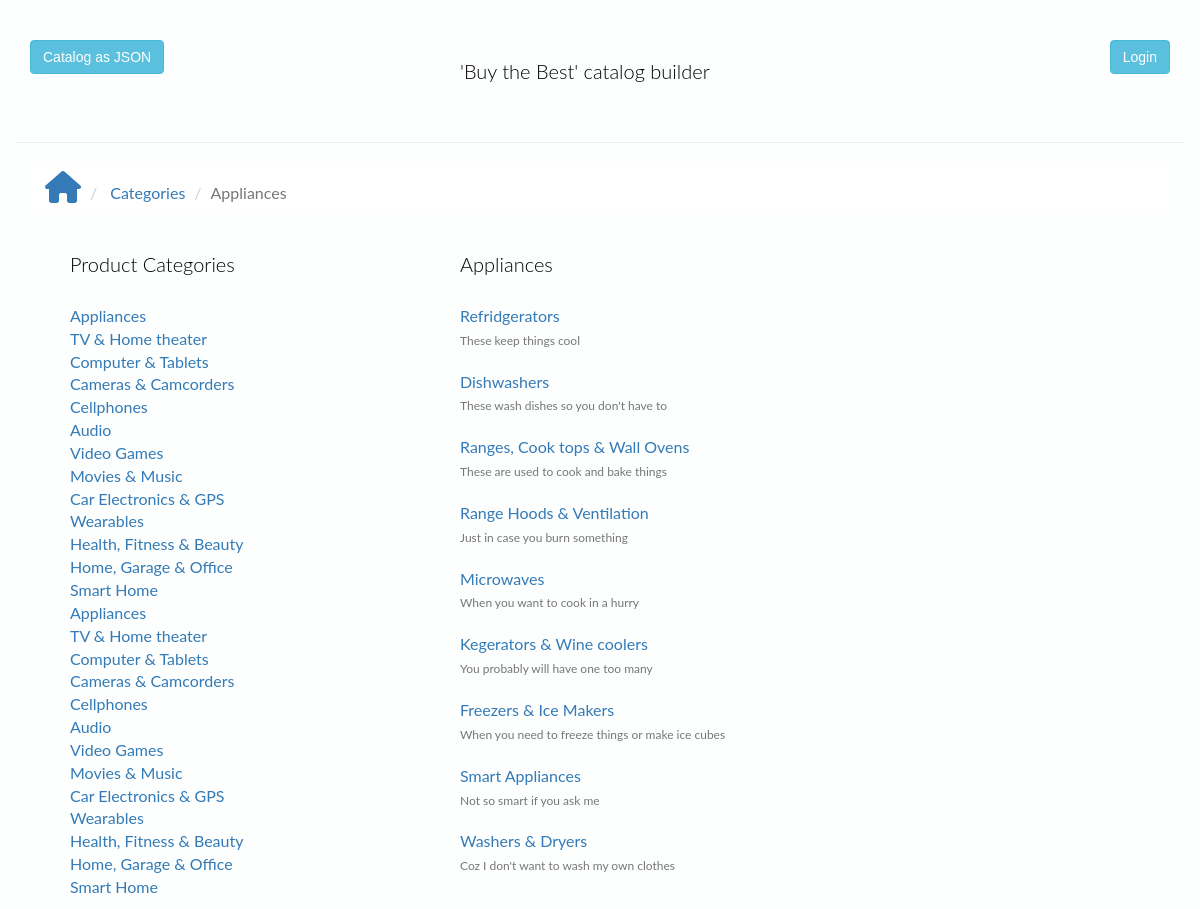
The page /category/1/ on the database as committed earlier.
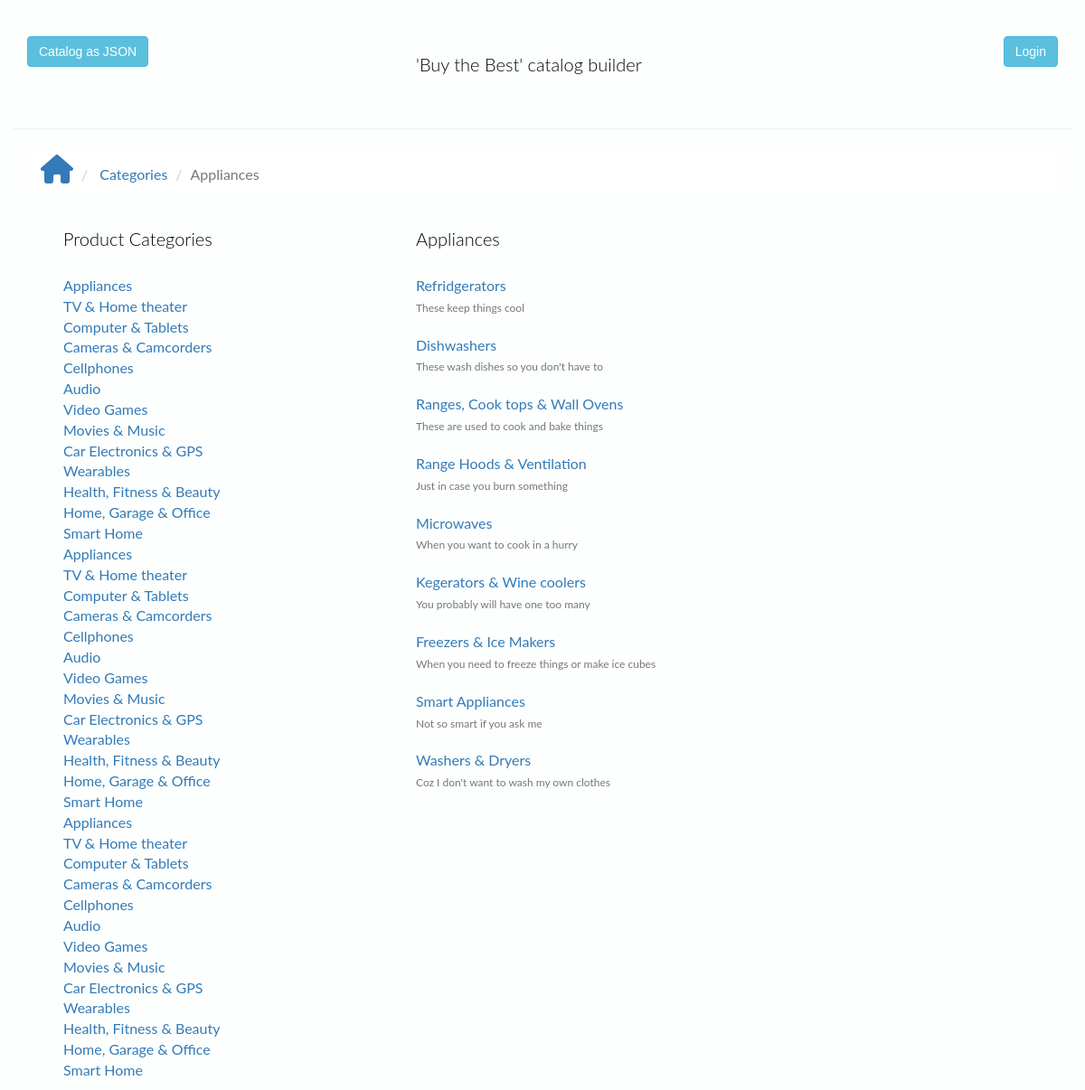
The same page on the database as committed later.
### database_create.py (models this page shows, shortened)
class Category(Base):
    __tablename__ = 'category'
    id = Column(Integer, primary_key=True)
    name = Column(String(80), nullable=False)

class Product(Base):
    __tablename__ = 'product'
    id = Column(Integer, primary_key=True)
    name = Column(String(250), nullable=False)
    description = Column(String(500))
    image = Column(String(250))
    created_at = Column(TIMESTAMP, nullable=False)
    updated_at = Column(TIMESTAMP)
    category_id = Column(Integer, ForeignKey('category.id'),
                         nullable=False)
    category = relationship(Category)
    user_id = Column(Integer, ForeignKey('user.id'), nullable=False)
    user = relationship(User)

### application.py (the view)
@app.route('/category/<int:category_id>/')
def showCategory(category_id):
    category = session.query(Category).filter_by(id=category_id).one()
    categories = session.query(Category).order_by(asc(Category.id))
    products = session.query(Product).filter_by(category_id=category.id)
    return render_template(
        'categories.html', category=category, products=products,
        categories=categories)

### templates/categories.html (shortened to what this page needs)
{% extends "base.html" %}
{% block content %}
<ol class="breadcrumb">
   <li> <a href="/"><i class="fa fa-home fa-2x"></i></a> </li>
   <li> <a href="/category">Categories</a> </li>
   <li class="active">{{ category.name }} </li>
</ol>
<div class="row">
   <div class="menu">
      <div class ="col-md-4 col-sm-4 col-xs-4 text-left">
         <h3>Product Categories</h3>
         <ul>
            {% for category in categories %}
            <li class="list"> <a href="{{ url_for('showCategory', category_id=category.id) }}">{{ category.name }}</a></li>
            {% endfor %}
         </ul>
      </div>
      <div class="col-md-8 col-sm-6 col-xs-6 text-left">
         <h3 class="text-left">{{ category.name }}</h3>
         <ul>
            {% for p in products %}
            <li class="list"> <a href="{{ url_for('showProduct', category_id=p.category.id, product_id=p.id) }}">{{ p.name }} </a><span class="category text-muted subtitle"><br>{{ p.description}}
               <br>
            </li>
            <br>
            {% endfor %}
         </ul>
      </div>
   </div>
</div>
{% endblock%}

### templates/base.html (shortened to what this page needs)
<!DOCTYPE html>
<html lang="en">
   <head>
      <link rel="stylesheet" href="//netdna.bootstrapcdn.com/bootstrap/3.1.1/css/bootstrap.min.css">
      <link rel="stylesheet" href="https://cdnjs.cloudflare.com/ajax/libs/normalize/6.0.0/normalize.css">
      <link rel=stylesheet type=text/css href="{{ url_for('static', filename='styles.css') }}">
   </head>
   <body>
      <div class="container">
         <div class="row page-header">
            <div class="col-md-4 col-sm-4 col-xs-4 text-left">
               <div class="jsonendpoint">
                  <a href="{{url_for('outputFullCatalogAsJson')}}"><button class="btn btn-info">Catalog as JSON</button></a>
               </div>
            </div>
            <div class="col-md-4 col-sm-4 col-xs-4 text-left">
               <h1>'Buy the Best' catalog builder</h1>
            </div>
            <div class="col-md-4 col-sm-4 col-xs-4 text-right">
               <div class="button-styles">
                  {%if 'username' not in session %}
                  <a href="{{url_for('showLogin')}}"><button class="btn btn-info">Login</button></a>
                  {% else %}
                  <a href="{{url_for('gdisconnect')}}"><button class="btn btn-primary">Logout</button></i></a>
                  {% endif %}
               </div>
            </div>
         </div>
         {% block content %}
         {% endblock %}
      </div>
   </body>
</html>

### static/styles.css (style rules this page uses)
body { font-family: sans-serif; background-color: #fcfffe; }
li { font-family: 'Lato', sans-serif; font-size: 16px; color: #3D5A80; list-style-type: none; }
h1, h2, h3 { font-family: 'Lato', sans-serif; font-size: 20px; font-weight: 300; color: #020205; list-style-type: none; padding-left: 40px; padding-bottom: 20px; }
button { background-color: #fcfffe; }
.breadcrumb { background-color: #ffffff; }
.page-header { padding-bottom: 30px; }
.subtitle { font-size: 12px; }

Rows that differ between the two databases and show on the page:
added Category: name "Appliances"
added Category: name "TV & Home theater"
added Category: name "Computer & Tablets"
added Category: name "Cameras & Camcorders"
added Category: name "Cellphones"
added Category: name "Audio"
added Category: name "Video Games"
added Category: name "Movies & Music"
added Category: name "Car Electronics & GPS"
added Category: name "Wearables"
added Category: name "Health, Fitness & Beauty"
added Category: name "Home, Garage & Office"
added Category: name "Smart Home"
